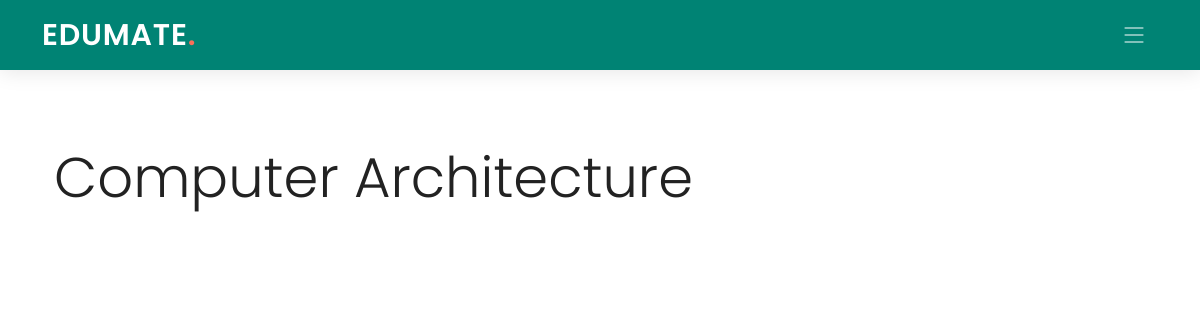
The page /student/1/classroom/8126O8/ on the database as committed earlier.
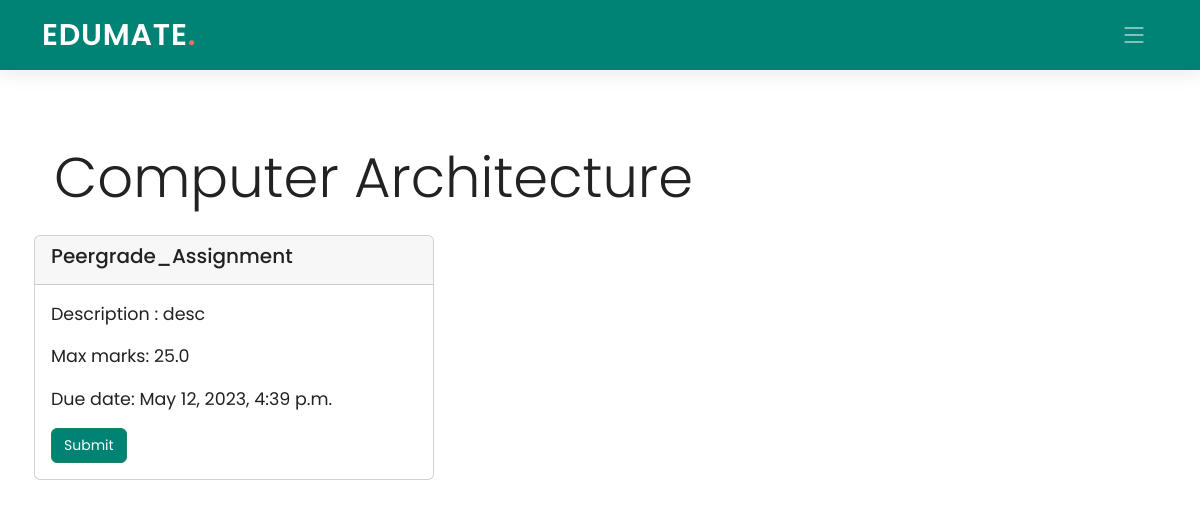
The same page on the database as committed later.
### Teacher/models.py (models this page shows)
class Assignments(models.Model):
    assignment_id = models.AutoField(primary_key=True)
    assignment_name = models.CharField(max_length=40)
    assignment_description = models.CharField(max_length=100)
    class_code = models.ForeignKey(ClassTeachers, on_delete=models.CASCADE, blank=True, null=True)
    max_marks = models.FloatField(default=25)
    peer_grade = models.BooleanField(default=False)
    duedate =  models.DateTimeField(default=timezone.now)
    class Meta:
        db_table = "Assignments"
    def __str__(self):
         return self.assignment_name +" - "+ self.class_code.class_code

### Student/views.py (the view)
# urls.py: path('classroom/<pk2>/', views.classroom, name='classroom1'),
def classroom(request, pk, pk2):
    classroomName = ClassTeachers.objects.get(class_code=pk2).class_name
    assign=Assignments.objects.filter(class_code=pk2).order_by('-duedate')
    submitted_assign = SubmittedAssignments.objects.filter(stud_id=pk, assignment_id__class_code=pk2)
    data = []
    for i in assign:
        temp = [i]
        check = SubmittedAssignments.objects.filter(stud_id=pk, assignment_id=i.assignment_id)
        if len(check):
            temp.append(True)
            if check[0].sub_date > i.duedate:
                temp.append(True)
            else:
                temp.append(False)
        else:
            temp.append(False)
            temp.append(False)
        data.append(temp)
    print(data)
    return render(request, 'Student/classroom.html', {'assign': data, 'pk': pk, 'pk2': pk2,'classroomName': classroomName})

### Student/templates/Student/classroom.html (shortened to what this page needs)
{% extends './base_student.html' %}
{% load static %}
{% block navbar %}
  <header id="header" class="header d-flex align-items-center">
    <div class="container-fluid container-xl d-flex align-items-center justify-content-between">
      <a href="#" class="logo d-flex align-items-center">
        <h1>EDUMATE<span>.</span></h1>
      </a>
      <i class="mobile-nav-toggle mobile-nav-show bi bi-list"></i>
    </div>
  </header>
  {% endblock navbar %}
{% block content %}
<br><br><br><br>
<div class="container">
    <div class="jumbotron jumbotron-fluid">
      <div class="container">
        <h1 class="display-4">{{classroomName}}</h1>
      </div>
    </div>
  <div class="row">
        {% for i in assign %}
        <div class="card my-2 mx-1 col-md-4" style="width: 25rem; padding:0px;">
          <div class="card-header">
            <div>
              {% if i.2 and not i.1 %}
                <h5 style="color: red;">{{ i.0.assignment_name }}</h5>
              {% else %}
                <h5>{{ i.0.assignment_name }}</h5>
              {% endif %}
            </div>
          </div>
          <div class="card-body">
            <blockquote class="blockquote mb-0">
              <p><small>Description : {{ i.0.assignment_description }}</small></p>
              <p><small>Max marks: {{ i.0.max_marks }}</small></p>
              <p><small>Due date: {{ i.0.duedate }}</small></p>
              <div style="display: flex; flex-direction: row; justify-content: space-between; align-items: center; flex-wrap: nowrap;">
                <a class="btn btn-success" href="{% url 'assignment' pk=pk pk2=pk2 pk3=i.0.assignment_id %}" class="card-link"><small>Submit</small></a>
              </div>
            </blockquote>
          </div>
        </div>
      {% endfor %}
</div>
<br>
</div>
{% endblock content %}

Rows that differ between the two databases and show on the page:
added Assignments: assignment_name "Peergrade_Assignment", assignment_description "desc", max_marks "25.0", duedate "May 12, 2023, 4:39 p.m."
